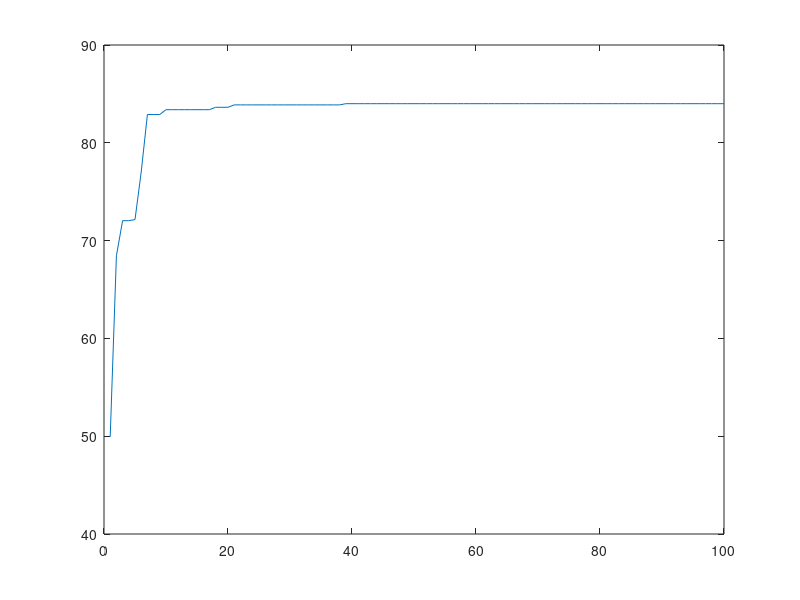

This figure's MATLAB source:
%% 自己编写的代码

%问题： x1 属于(-2,5)  x2属于 (-3,4)  求 x1^2+2*x1*x2+x2^2+3 的最大值

clear;clc
%初始参数设置
pop=50; %种群规模
n=10;   %单变量编码长度/精度
M=200;   %迭代次数
length=2*n; %两个变量
crossover_prob=0.5; %交叉的概率
mutation_prob=0.2;  %变异的概率
initial_pop=round(rand(pop,length)); %初始种群

for g =1:M

%编码
x1=zeros(pop,1);   x2=zeros(pop,1);   y=zeros(pop,1);  %储存每代的情况

for i=1:pop   %十进制转二进制
    for j=1:n
         x1(i)=x1(i)+initial_pop(i,j)*2^(j-1);
         x2(i)=x2(i)+initial_pop(i,j+10)*2^(j-1);
    end       
end

%1-解码计算适应度
for i=1:pop   %转换到给定范围
    x1(i)=-2+(x1(i)*(5-(-2)))/(2^n-1);
    x2(i)=-3+(x2(i)*(4-(-3)))/(2^n-1);   
    y(i)=x1(i)^2+2*x1(i)*x2(i)+x2(i)^2+3;     
end

[a,b]=max(y);  % a记录最大值 b记录所在行

%2-选择
choosen_pop=zeros(pop,length);

fit1=(y-min(y))/(max(y)-min(y));
fit2=fit1/sum(fit1);
fit3=cumsum(fit2);  %求累计概率

compare=sort(rand(pop,1));  %轮盘赌
i=1;j=1;

while i<=pop                                                               
    if compare(i)<fit3(j)
        choosen_pop(i,:)=initial_pop(j,:);
        i=i+1;
    else
        j=j+1;
    end
end

%3-交叉
crossover_pop=choosen_pop;

for i=1:2:pop-1  %相邻上下两个配对
    if rand<crossover_prob
        c=randi([1 20]); %单点交叉
        crossover_pop(i,:)=[crossover_pop(i,1:c-1),crossover_pop(i+1,c),crossover_pop(i,c+1:end)];
        crossover_pop(i+1,:)=[crossover_pop(i+1,1:c-1),crossover_pop(i,c),crossover_pop(i+1,c+1:end)];
    end
end

%变异
mutation_pop=crossover_pop;

for i=1:pop
    if rand<mutation_prob
        m=randi([1 20]); %单点变异
        mutation_pop(i,m)=1-mutation_pop(i,m);
    end
end
    
%产生下一代
mutation_pop(end,:)=initial_pop(b,:); %保留最好的一代

best(g,1)=x1(b);
best(g,2)=x2(b);
best(g,3)=y(b);

initial_pop=mutation_pop;
 
end

plot(1:M,best(:,3))
%% 教程
clear;
clc;

population_size=50; %初始种群数量
n=10;   %单变量编码长度/精度
length=2*n;          %基因编码长度 10+10
crossover_pob=0.5;  %交叉概率
variation_pob=0.2;  %变异概率
initial_population=round(rand(population_size,length));  %生成初始种群

for m =1:100
    
x=zeros(population_size,2); %储存种群编码值
y=zeros(population_size,1); 

for i = 1:population_size  %转换到规定区间
   
    for j = 1:10
        x(i,1)=initial_population(i,j)*2^(j-1)+x(i,1);
    end
    
    for j = 11:20
        x(i,2)=initial_population(i,j)*2^(j-11)+x(i,2);
    end
    
end

for i = 1:population_size   
    x(i,1)=-2+(5-(-2))*x(i,1)/(2^n-1);  %转换到规定区间
    x(i,2)=-3+(4-(-3))*x(i,2)/(2^n-1);
end


for i = 1:population_size  %因变量取值
    y(i)=x(i,1)^2+2*x(i,1)*x(i,2)+x(i,2)^2+3;
end
    
[a,b]=max(y);  %最优秀的种群  a是最优值 b是位置
    
fit1=(y-min(y))/(max(y)-min(y)); %计算每个种群适应度，归一化-为fit3服务
fit2=fit1/sum(fit1); %计算每个种群适应度在总适应度中的占比-为fit3服务
fit3=cumsum(fit2);  % 每个位置都是前面的累加（轮盘赌）

%基因选择
choose=sort(rand(population_size,1));
k=1;
i=1;
while k<=population_size
    if choose(k)<fit3(i)
        choosen_population(k,:)=initial_population(i,:);
        k=k+1;
    else
        i=i+1;
    end
end
        
%交叉
crossover_population=choosen_population;
for i = 1:2:population_size-1 
    if rand<crossover_pob
        crossover_length=round(rand*(length-1))+1;
        crossover_population(i,:)=[choosen_population(i,1:crossover_length),choosen_population(i+1,1+crossover_length:end)];
        crossover_population(i+1,:)=[choosen_population(i+1,1:crossover_length),choosen_population(i,1+crossover_length:end)];
    end
end

%变异
variation_population=crossover_population;
for i = 1:population_size
    if rand<variation_pob
        variation_location=round(rand*(length-1))+1;
        variation_population(i,variation_location)=1-variation_population(i,variation_location);
    end
end

variation_population(end,:)=initial_population(b,:); %保留该次迭代中最优种群

initial_population=variation_population; %变为下一代初始种群

best(m,1)=y(b);
best(m,2)=x(b,1);
best(m,3)=x(b,2);

end
    
plot(1:size(best,1),best(:,1))    